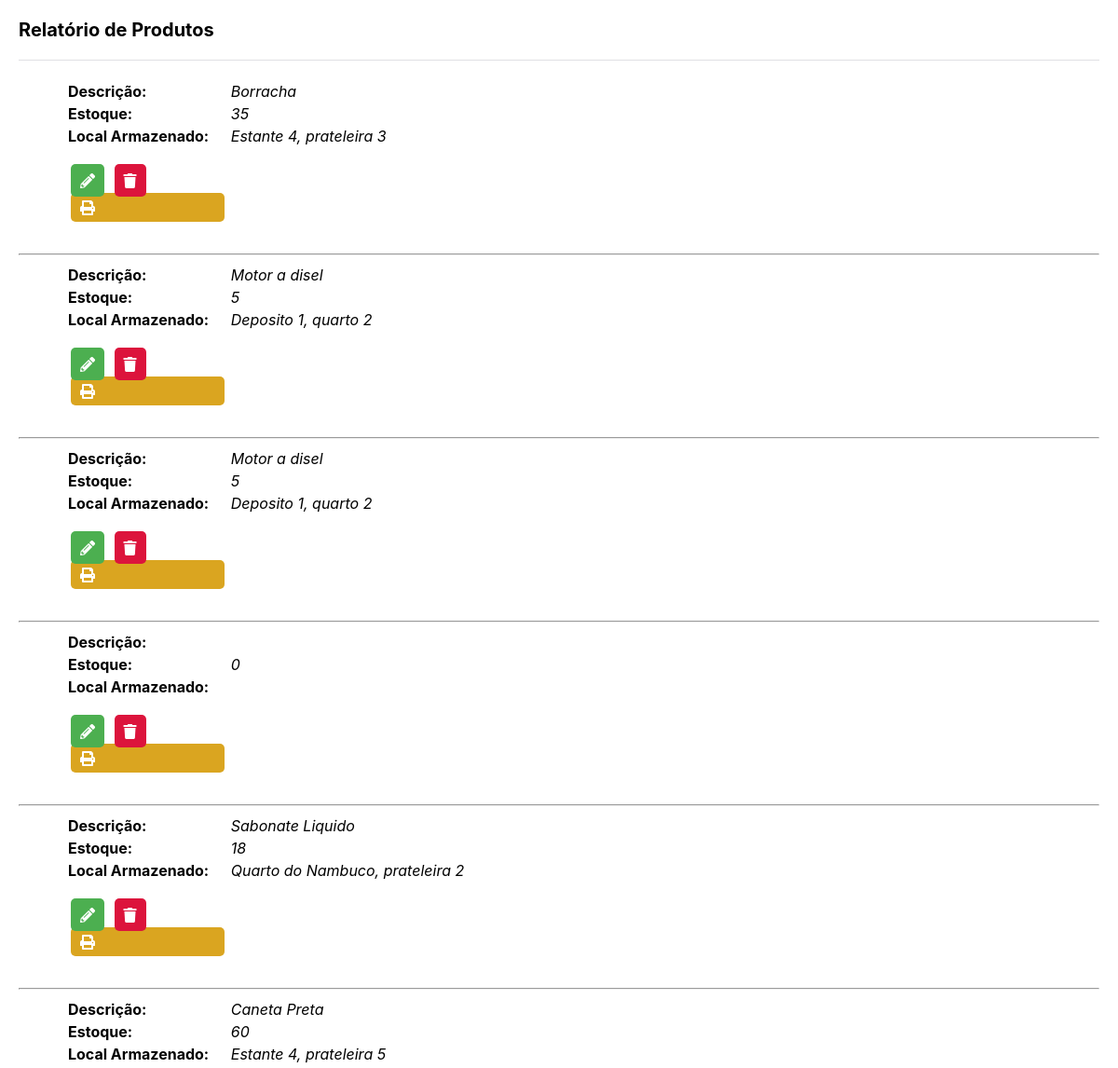
Page /php/relatorios/rel_produto.php (signed in, upper part) on the earlier database version.
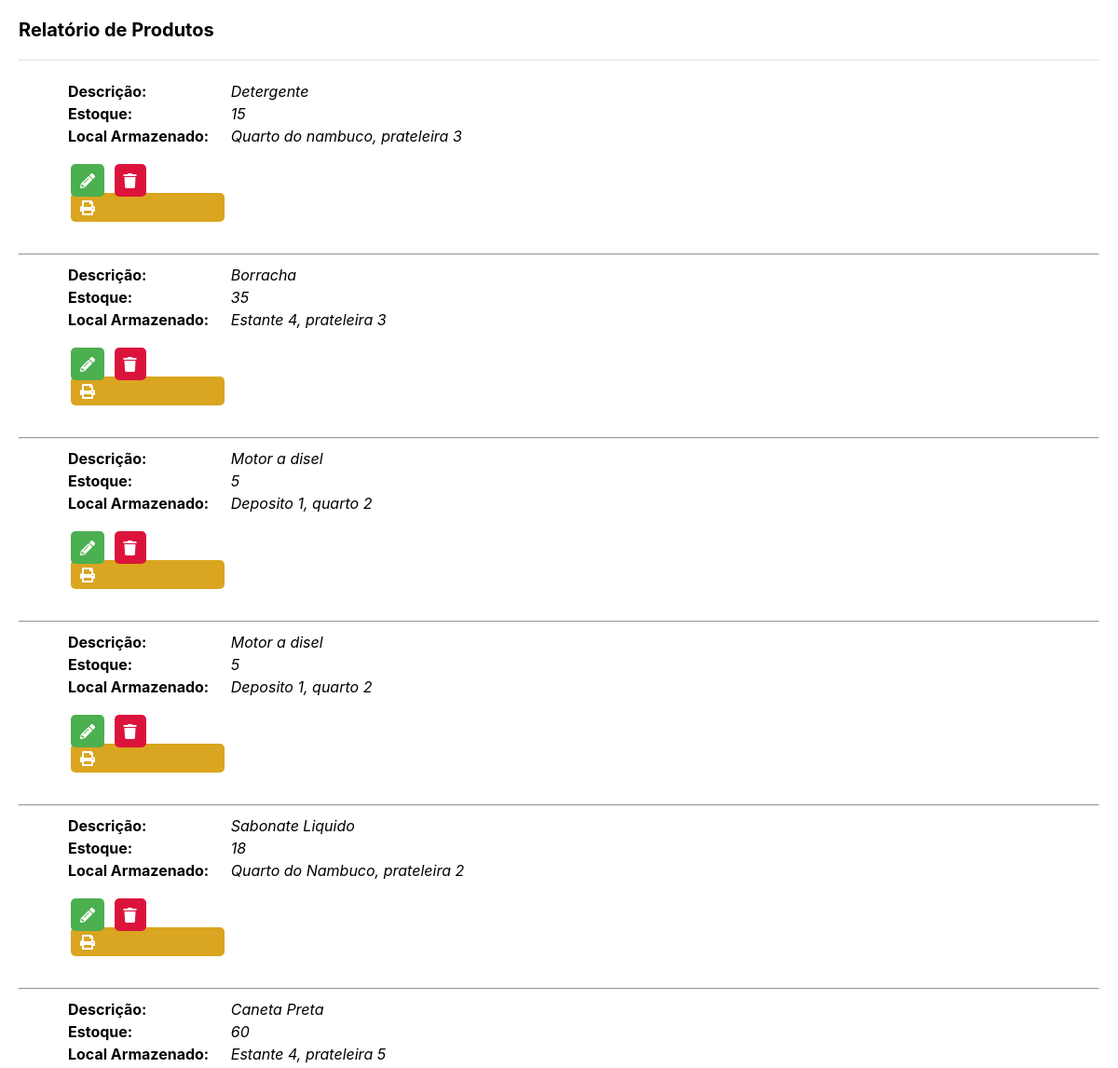
Same page on the later database version.
### tables this page shows
CREATE TABLE `produto` (
  `idProduto` int(11) NOT NULL,
  `Descricao` varchar(100) DEFAULT NULL,
  `Qtde_estoque` int(11) DEFAULT NULL,
  `Local_armaz` text,
  `Categoria_idCategoria` int(11) NOT NULL
);

### php/relatorios/rel_produto.php (the view, shortened to what this page needs)
<!DOCTYPE html>
<html>
	<head>
		<link href="../../css/reset.css" rel="stylesheet" type="text/css">
		<link href="../../css/style.css" rel="stylesheet" type="text/css">
		<link rel="stylesheet" href="https://use.fontawesome.com/releases/v5.7.1/css/all.css">
	</head>
	<body class="box">
      <h1>Relatório de Produtos</h1>
      <section style="border-bottom: 1px solid #e0e0e3; padding-top: 20px;"></section>
      <br>
      <div>
        <?php
          include('../connectdb.php');
          $limite = 15;
          if( isset( $_GET['pagina'] ) && (int)$_GET['pagina'] >= 0){
              $pagina = (int)$_GET['pagina'];
          }else{
              $pagina = 0;
          }
          $offset = $limite * $pagina;
          $postagem = $con->query("SELECT * FROM `produto` ORDER BY idProduto DESC LIMIT $limite OFFSET $offset");
          while($info = $postagem->fetch_assoc()){
          ?>
          <table>
            <tr>
              <td width="20%"> <b> Descrição: </b> </td>
              <td> <i> <?= $info['Descricao'] ?> </i> </td>
            </tr>
            <tr>
              <td width="20%"> <b> Estoque: </b> </td>
              <td> <i> <?= $info['Qtde_estoque'] ?> </i> </td>
            </tr>
            <tr>
              <td width="20%"> <b> Local Armazenado: </b> </td>
              <td> <i> <?= $info['Local_armaz'] ?> </i> </td>
            </tr>
            <tr> <td> <br> </td> </tr>
            <tr>
              <td width="20%">
                <a class="data-edit" href="#"><i class="fas fa-pencil-alt"></i></a>
                <a class="data-delete" href="#"><i class="fas fa-trash"></i></a>
                <a class="data-print" onclick="window.print()"><i class="fas fa-print"></i></a>
              </td>
            </tr>
          </table>
          <br>
          <hr>
         <?php
          }
            ?>
      </div>
	</body>
</html>

Differences in the rows shown:
removed produto: Qtde_estoque "0"
added produto: Descricao "Detergente", Qtde_estoque "15", Local_armaz "Quarto do nambuco, prateleira 3"
